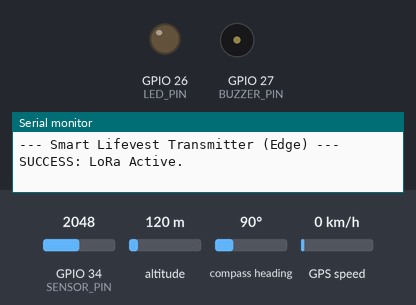
Recording of a sketch running on a simulated ESP32. Parts: output pins drawn as LEDs (lit = HIGH), buzzer (waves = sounding, pin HIGH), the last lines printed to the serial monitor. Inputs (shaded band) come from the test bench; at power-on: GPIO 34 (SENSOR_PIN) = 2048, altitude 120 m, compass heading 90°, GPS speed 0 km/h. The GPS gets a fix after 3 s at 37.7749, -122.4194 with 8 satellites; no radio packets arrive unless stated.

Above: at 2.1 s.
At 7.65 s:
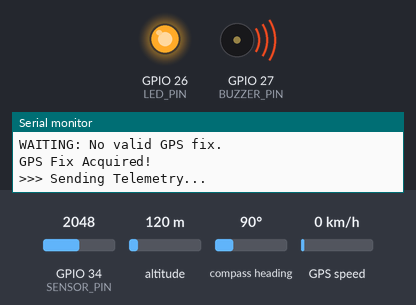
Timing chart, 0 to 9.3 s (numbered marks = the images above):
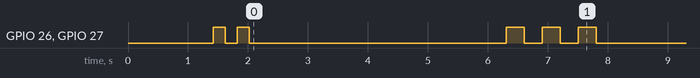

Measured:
- by itself, GPIO 26 (LED_PIN), GPIO 27 (BUZZER_PIN): LOW → HIGH at 1.4 s, → LOW 0.20 s later, → HIGH 0.20 s later, → LOW 0.20 s later, … (10 changes in this stretch)

The sketch:

Transmitter_V4.ino
```cpp
#include <TinyGPSPlus.h>
#include <SPI.h>
#include <LoRa.h>

// --- HARDWARE CONFIGURATION ---
#define NSS 4
#define RST 5
#define DIO0 2
#define BUZZER_PIN 27   // Connected to MOSFET Gate
#define LED_PIN 26
#define SENSOR_PIN 34

#define TRANSMISSION_PERIOD 3000
#define DEVICE_ID 1
const uint8_t PASSWORD_BYTE = 0x69;

// --- OBJECTS ---
TinyGPSPlus gps;
HardwareSerial gpsSerial(2); // UART2 (GPIO 16, 17)

// --- NON-BLOCKING SIGNAL STATE (ASYNC LOGIC) ---
bool isSignaling = false;
int signalStepCount = 0;
int signalStepTotal = 0;
unsigned long lastSignalToggle = 0;
int signalInterval = 0;
bool signalState = false;

// --- TELEMETRY STATE ---
bool loraInitialized = false;
bool gpsInitialized = false;
unsigned long lastGpsLoraTime = 0;

// --- HEART RATE VARIABLES ---
int bpm = 0;
float baseline = 512, filtered = 0, peak = 0, threshold = 20.0;
bool beatState = false;
unsigned long lastBeatTime = 0;
const int intervalBufferSize = 15;
unsigned long intervalBuffer[intervalBufferSize];
int intervalIndex = 0;
bool intervalFilled = false;
const float baselineAlpha = 0.005;
const float smoothAlpha = 0.05;

// --- DATA STRUCTURES ---
struct __attribute__((packed)) DataPacket {
  uint8_t password_byte;
  uint8_t deviceID;
  uint8_t bpm;
  float lat;
  float lng;
};

struct __attribute__((packed)) CommandPacket {
  uint8_t password_byte;
  uint8_t targetDeviceID;
  uint8_t commandCode;
};

// --- FUNCTION PROTOTYPES ---
void attemptLoraConnection();
void processHeartRate();
void updateGPS();
void sendDataToReceiver();
void listenForCommands();
void executeCommand(uint8_t cmdCode);
void startAsyncSignal(int count, int time_delay);
void updateAsyncSignal();

// ==========================================
// SETUP
// ==========================================
void setup() {
  Serial.begin(115200);
  delay(1000);
  Serial.println("--- Smart Lifevest Transmitter (Edge) ---");

  pinMode(BUZZER_PIN, OUTPUT);
  pinMode(LED_PIN, OUTPUT);

  gpsSerial.begin(9600, SERIAL_8N1, 16, 17);

  LoRa.setPins(NSS, RST, DIO0);
  attemptLoraConnection();

  // Startup Beep (Asynchronous)
  startAsyncSignal(2, 200);
}

// ==========================================
// MAIN LOOP
// ==========================================
void loop() {
  // 1. BACKGROUND TASKS (Low Latency)
  updateAsyncSignal();
  listenForCommands();
  updateGPS();

  // 2. HEART RATE SAMPLING (Fixed 10ms interval)
  static unsigned long lastSampleTime = 0;
  if (millis() - lastSampleTime >= 10) {
    lastSampleTime = millis();
    processHeartRate();
  }

  // 3. TELEMETRY TRANSMISSION (Every 3 seconds)
  if (millis() - lastGpsLoraTime >= TRANSMISSION_PERIOD) {
    lastGpsLoraTime = millis();

    if (gps.location.isValid() && gps.location.age() < 5000) {
      if (!gpsInitialized) {
        Serial.println("GPS Fix Acquired!");
        startAsyncSignal(3, 300);
        gpsInitialized = true;
      }
      sendDataToReceiver();
    } else {
      Serial.println("WAITING: No valid GPS fix.");
    }
  }
}

// ==========================================
// ASYNC SIGNALING (The "Async" Switch)
// ==========================================
void startAsyncSignal(int count, int time_delay) {
  isSignaling = true;
  signalStepTotal = count * 2;
  signalStepCount = 0;
  signalInterval = time_delay;
  lastSignalToggle = millis();
}

void updateAsyncSignal() {
  if (!isSignaling) return;

  if (millis() - lastSignalToggle >= signalInterval) {
    lastSignalToggle = millis();
    signalState = !signalState;

    digitalWrite(BUZZER_PIN, signalState);
    digitalWrite(LED_PIN, signalState);

    signalStepCount++;
    if (signalStepCount >= signalStepTotal) {
      isSignaling = false;
      digitalWrite(BUZZER_PIN, LOW);
      digitalWrite(LED_PIN, LOW);
    }
  }
}

// ==========================================
// CORE LORA & GPS FUNCTIONS
// ==========================================
void attemptLoraConnection() {
  digitalWrite(RST, LOW);  delay(100);
  digitalWrite(RST, HIGH); delay(100);

  while (!loraInitialized) {
    if (LoRa.begin(433E6)) {
      LoRa.setSyncWord(0x9E);
      LoRa.enableCrc();
      LoRa.setTxPower(17);
      LoRa.receive();
      loraInitialized = true;
      Serial.println("SUCCESS: LoRa Active.");
    } else {
      Serial.println("FAILED: LoRa Error.");
      delay(1000);
    }
  }
}

void listenForCommands() {
  int packetSize = LoRa.parsePacket();
  if (packetSize == sizeof(CommandPacket)) {
    CommandPacket cmd;
    LoRa.readBytes((uint8_t*)&cmd, sizeof(CommandPacket));

    if (cmd.password_byte == PASSWORD_BYTE && cmd.targetDeviceID == DEVICE_ID) {
      if (cmd.commandCode == 1) {
        Serial.println("Web Command: SIGNAL ACTIVATE");
        startAsyncSignal(15, 80);
      }
    }
  }
}

void sendDataToReceiver() {
  DataPacket packet;
  packet.password_byte = PASSWORD_BYTE;
  packet.deviceID = DEVICE_ID;
  packet.bpm = (uint8_t)bpm;
  packet.lat = (float)gps.location.lat();
  packet.lng = (float)gps.location.lng();

  Serial.println(">>> Sending Telemetry...");
  LoRa.beginPacket();
  LoRa.write((uint8_t*)&packet, sizeof(DataPacket));
  LoRa.endPacket();

  LoRa.receive(); // Crucial: Re-enter receive mode immediately
}

void updateGPS() {
  while (gpsSerial.available() > 0) {
    gps.encode(gpsSerial.read());
  }
}

// ==========================================
// HEART RATE PROCESSING
// ==========================================
void processHeartRate() {
  long sum = 0;
  for (int i = 0; i < 10; i++) sum += analogRead(SENSOR_PIN);
  float raw = sum / 10.0;

  baseline = (baseline * (1 - baselineAlpha)) + (raw * baselineAlpha);
  float centered = raw - baseline;
  filtered = (filtered * (1 - smoothAlpha)) + (centered * smoothAlpha);

  if (filtered > peak) peak = filtered;
  peak *= 0.998;
  threshold = peak * 0.7;

  unsigned long currentTime = millis();
  if (filtered > threshold && !beatState && (currentTime - lastBeatTime > 500)) {
    if (filtered > 5.0) {
      beatState = true;
      unsigned long interval = currentTime - lastBeatTime;
      if (lastBeatTime > 0 && interval < 2000) {
        intervalBuffer[intervalIndex] = interval;
        intervalIndex = (intervalIndex + 1) % intervalBufferSize;
        if (intervalIndex == 0) intervalFilled = true;

        unsigned long sumIntervals = 0;
        int count = intervalFilled ? intervalBufferSize : intervalIndex;
        for (int i = 0; i < count; i++) sumIntervals += intervalBuffer[i];
        bpm = 60000 / (sumIntervals / count);
      }
      lastBeatTime = currentTime;
    }
  }
  if (filtered < (threshold * 0.3)) beatState = false;
}
```
